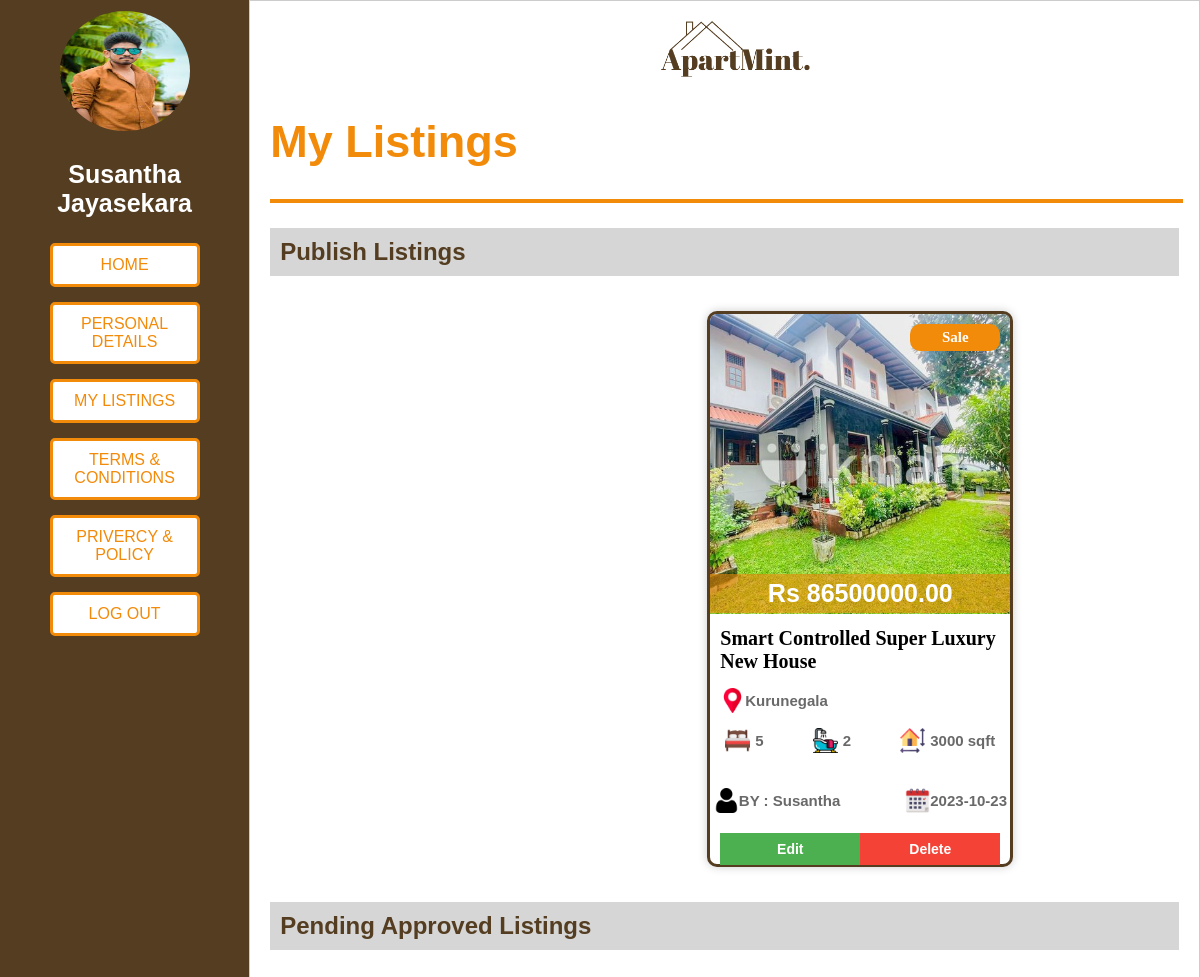
/myAccount_listings.php (signed in), run on an earlier commit of the app's database.
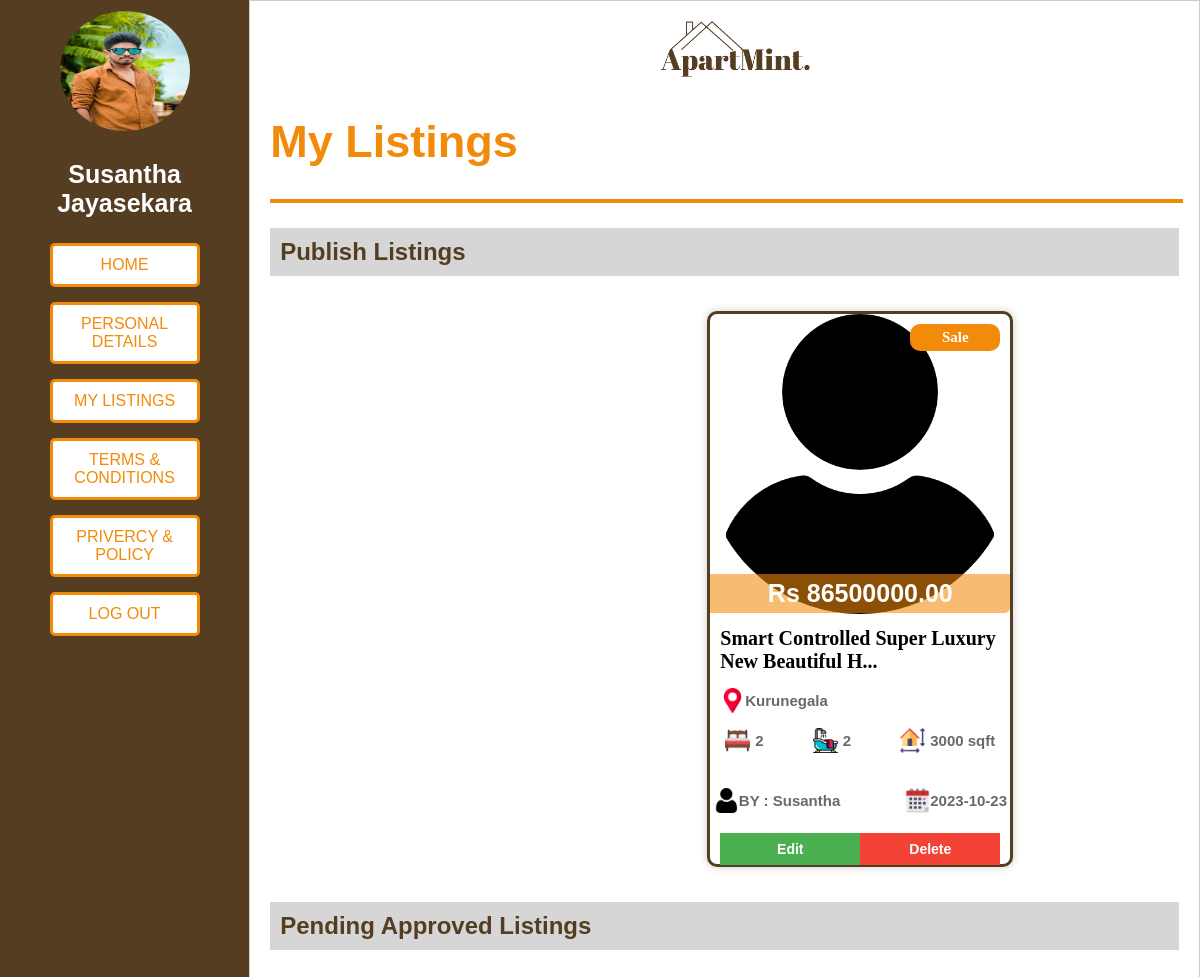
And on a later commit of the database.
### tables this page shows
CREATE TABLE `listing_details` (
  `id` int(50) NOT NULL,
  `user_id` int(100) NOT NULL,
  `listing_type` varchar(30) NOT NULL,
  `title` varchar(250) NOT NULL,
  `property_type` varchar(30) NOT NULL,
  `address` varchar(300) NOT NULL,
  `city` varchar(100) NOT NULL,
  `total_units` int(11) NOT NULL,
  `bedrooms` int(20) NOT NULL,
  `bathrooms` int(20) NOT NULL,
  `price` decimal(10,0) NOT NULL,
  `size` int(20) NOT NULL,
  `features` text NOT NULL,
  `kitchen` text NOT NULL,
  `outdoor_spaces` text NOT NULL,
  `living_spaces` text NOT NULL,
  `utilities` text NOT NULL,
  `li_image` varchar(1800) NOT NULL,
  `description` text NOT NULL,
  `f_name` varchar(50) NOT NULL,
  `l_name` varchar(50) NOT NULL,
  `email` varchar(80) NOT NULL,
  `p_no` varchar(50) NOT NULL,
  `date` datetime NOT NULL DEFAULT current_timestamp()
);

### myAccount_listings.php (the view, shortened to what the changed rows need)
<!DOCTYPE html>
<html>
<head>
    <link rel="stylesheet" type="text/css" href="style/style_myAccount.css">
    <link rel="stylesheet" type="text/css" href="style/style_all_listings.css">
</head>
<body>
    <div class="container">
        <div style="padding:20px;" class="right-section">
            <h1 class="main-title">My Listings</h1>
            <h2 class="sub-titles">Publish Listings</h2>
            <div class="all-listing-container">
                <?php
                include('process_php/db_connection.php');
                $user_id = $_SESSION["user_id"];
                $sql = "SELECT * FROM listing_details WHERE user_id = $user_id ORDER BY date DESC";
                $result = $conn->query($sql);
                if ($result->num_rows > 0) {
                    echo '<div class="listing-container">';
                    while($row = $result->fetch_assoc()) {
                        echo '<a href="listing_view.php?id=' . $row['id'] . '" class="property-link">';
                            $imagePaths = explode(',', $row['li_image']);
                            $firstImagePath = isset($imagePaths[0]) ? $imagePaths[0] : '';
                            echo'<div style="height: 550px;" class="listing">';
                                echo '<div class="listing-photo">';
                                    if (!empty($firstImagePath)) {
                                        echo '<div><img src="process_php/' . $firstImagePath . '" alt="Listing Photo"></div>';
                                    } else {
                                        echo '<div class="listing-photo">No Image Available</div>';
                                    }
                                    echo '<div class="listing-price">Rs ' . $row['price'] . '.00</div>';
                                    echo '<div class="listing-type">' . $row['listing_type'] . '</div>';
                                echo '</div>';
                                echo '<div class="listing-info">';
                                    $shortenedTitle = (strlen($row['title']) > 45) ? substr($row['title'], 0, 45) . '...' : $row['title'];
                                    echo '<div class="listing-title">' . $shortenedTitle . '</div>';
                                    echo '<div class="listing-address"><img src="images/placeholder.png" alt="Bed">' . $row['city'] . '</div>';
                                    echo '<div class="listing-icons">';
                                    echo '<div class="icon-bed"><img src="images/bed.png" alt="Bed">' . $row['bedrooms'] . '</div>';
                                    echo '<div class="icon-bath"><img src="images/bath.png" alt="Bath">' . $row['bathrooms'] . '</div>';
                                    echo '<div class="icon-size"><img src="images/size.png" alt="Size">' . $row['size'] . ' sqft</div>';
                                    echo '</div>';
                                    echo '<div class="listing-publish">';
                                        echo '<div class="listing-date"><img src="images/calendar.png" alt="Date">' . date('Y-m-d', strtotime($row['date'])) . '</div>';
                                        echo '<div class="publisher-icon"><img src="images/user.png" alt="Publisher">BY : ' . $row['f_name'] . '</div>';
                                    echo '</div>';
                                    echo '<div class="property-buttons-container">';
                                    echo '<a href="myAccount_updateListing.php?id=' . $row['id'] . '" class="edit-button">Edit</a>';
                                    echo '<a href="process_php/delete_listing.php?id=' . $row['id'] . '" class="delete-button">Delete</a>';
                                echo '</div>';
                                echo '</div>';
                            echo '</div>';
                        echo '</a>';
                    }
                    echo '</div>';
                }
                else {
                    echo "<h3 style='color:red;'>No properties available</h3>";
                }
                ?>
            </div>
            <h2 class="sub-titles">Pending Approved Listings</h2>
        </div>
    </div>
</body>
</html>

What changed in the data, as far as the page shows it:
changed listing_details "Sale": li_image: a different picture; title "Smart Controlled Super Luxury New House" → "Smart Controlled Super Luxury New Beautiful H..."; bedrooms "5" → "2"
